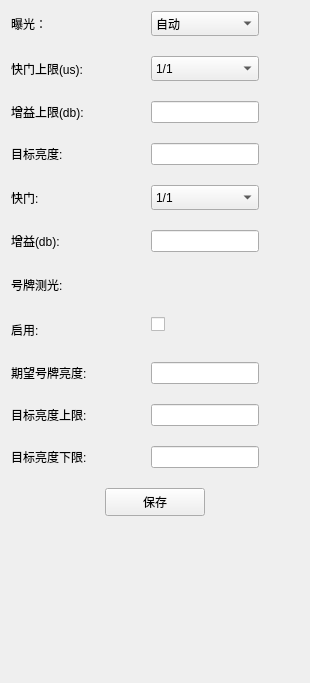
       <widget class="QWidget" name="page_2">
        <layout class="QVBoxLayout" name="verticalLayout_4">
         <property name="spacing">
          <number>20</number>
         </property>
         <item>
          <layout class="QHBoxLayout" name="horizontalLayout_3">
           <item>
            <layout class="QFormLayout" name="formLayout">
             <item row="1" column="0">
              <widget class="QLabel" name="label_16">
               <property name="text">
                <string>快门上限(us):</string>
               </property>
              </widget>
             </item>
             <item row="2" column="0">
              <widget class="QLabel" name="label_17">
               <property name="text">
                <string>增益上限(db):</string>
               </property>
              </widget>
             </item>
             <item row="3" column="0">
              <widget class="QLabel" name="label_18">
               <property name="text">
                <string>目标亮度:</string>
               </property>
              </widget>
             </item>
             <item row="6" column="0">
              <widget class="QLabel" name="label_19">
               <property name="minimumSize">
                <size>
                 <width>0</width>
                 <height>25</height>
                </size>
               </property>
               <property name="text">
                <string>号牌测光:</string>
               </property>
              </widget>
             </item>
             <item row="7" column="0">
              <widget class="QLabel" name="label_20">
               <property name="minimumSize">
                <size>
                 <width>0</width>
                 <height>25</height>
                </size>
               </property>
               <property name="text">
                <string>启用:</string>
               </property>
              </widget>
             </item>
             <item row="8" column="0">
              <widget class="QLabel" name="label_21">
               <property name="text">
                <string>期望号牌亮度:</string>
               </property>
              </widget>
             </item>
             <item row="9" column="0">
              <widget class="QLabel" name="label_22">
               <property name="text">
                <string>目标亮度上限:</string>
               </property>
              </widget>
             </item>
             <item row="10" column="0">
              <widget class="QLabel" name="label_23">
               <property name="text">
                <string>目标亮度下限:</string>
               </property>
              </widget>
             </item>
             <item row="0" column="0">
              <widget class="QLabel" name="label_15">
               <property name="minimumSize">
                <size>
                 <width>120</width>
                 <height>25</height>
                </size>
               </property>
               <property name="text">
                <string>曝光：</string>
               </property>
              </widget>
             </item>
             <item row="0" column="1">
              <widget class="QComboBox" name="cmb_exposure_mode">
               <property name="minimumSize">
                <size>
                 <width>0</width>
                 <height>25</height>
                </size>
               </property>
               <property name="currentIndex">
                <number>0</number>
               </property>
               <item>
                <property name="text">
                 <string>自动</string>
                </property>
               </item>
               <item>
                <property name="text">
                 <string>手动</string>
                </property>
               </item>
              </widget>
             </item>
             <item row="1" column="1">
              <widget class="QComboBox" name="cmb_exposure_kmsx">
               <property name="minimumSize">
                <size>
                 <width>0</width>
                 <height>25</height>
                </size>
               </property>
               <property name="currentIndex">
                <number>0</number>
               </property>
               <item>
                <property name="text">
                 <string>1/1</string>
                </property>
               </item>
               <item>
                <property name="text">
                 <string>1/2</string>
                </property>
               </item>
               <item>
                <property name="text">
                 <string>1/7.5</string>
                </property>
               </item>
               <item>
                <property name="text">
                 <string>1/10</string>
                </property>
               </item>
               <item>
                <property name="text">
                 <string>1/15</string>
                </property>
               </item>
               <item>
                <property name="text">
                 <string>1/25</string>
                </property>
               </item>
               <item>
                <property name="text">
                 <string>1/50</string>
                </property>
               </item>
               <item>
                <property name="text">
                 <string>1/100</string>
                </property>
               </item>
               <item>
                <property name="text">
                 <string>1/200</string>
                </property>
               </item>
               <item>
                <property name="text">
                 <string>1/240</string>
                </property>
               </item>
               <item>
                <property name="text">
                 <string>1/300</string>
                </property>
               </item>
               <item>
                <property name="text">
                 <string>1/400</string>
                </property>
               </item>
               <item>
                <property name="text">
                 <string>1/480</string>
                </property>
               </item>
               <item>
                <property name="text">
                 <string>1/960</string>
                </property>
               </item>
               <item>
                <property name="text">
                 <string>1/1024</string>
                </property>
               </item>
               <item>
                <property name="text">
                 <string>1/2000</string>
                </property>
               </item>
               <item>
                <property name="text">
                 <string>1/4000</string>
                </property>
               </item>
               <item>
                <property name="text">
                 <string>1/8000</string>
                </property>
               </item>
               <item>
                <property name="text">
                 <string>1/16000</string>
                </property>
               </item>
               <item>
                <property name="text">
                 <string>1/30000</string>
                </property>
               </item>
               <item>
                <property name="text">
                 <string>1/100000</string>
                </property>
               </item>
               <item>
                <property name="text">
                 <string>1/124000</string>
                </property>
               </item>
              </widget>
             </item>
             <item row="2" column="1">
              <widget class="QLineEdit" name="ledt_exposure_zysx">
               <property name="minimumSize">
                <size>
                 <width>0</width>
                 <height>22</height>
                </size>
               </property>
              </widget>
             </item>
             <item row="3" column="1">
              <widget class="QLineEdit" name="ledt_exposure_qwld">
               <property name="minimumSize">
                <size>
                 <width>0</width>
                 <height>22</height>
                </size>
               </property>
              </widget>
             </item>
             <item row="8" column="1">
              <widget class="QLineEdit" name="ledt_exposure_qwhpld">
               <property name="minimumSize">
                <size>
                 <width>0</width>
                 <height>22</height>
                </size>
               </property>
              </widget>
             </item>
             <item row="9" column="1">
              <widget class="QLineEdit" name="ledt_exposure_qwhpldsx">
               <property name="minimumSize">
                <size>
                 <width>0</width>
                 <height>22</height>
                </size>
               </property>
              </widget>
             </item>
             <item row="10" column="1">
              <widget class="QLineEdit" name="ledt_exposure_qwhpldxx">
               <property name="minimumSize">
                <size>
                 <width>0</width>
                 <height>22</height>
                </size>
               </property>
              </widget>
             </item>
             <item row="7" column="1">
              <widget class="QCheckBox" name="chk_exposure_qwhpenable">
               <property name="text">
                <string/>
               </property>
              </widget>
             </item>
             <item row="4" column="0">
              <widget class="QLabel" name="label_66">
               <property name="text">
                <string>快门:</string>
               </property>
              </widget>
             </item>
             <item row="4" column="1">
              <widget class="QComboBox" name="cmb_exposure_km">
               <property name="minimumSize">
                <size>
                 <width>0</width>
                 <height>25</height>
                </size>
               </property>
               <property name="currentIndex">
                <number>0</number>
               </property>
               <item>
                <property name="text">
                 <string>1/1</string>
                </property>
               </item>
               <item>
                <property name="text">
                 <string>1/2</string>
                </property>
               </item>
               <item>
                <property name="text">
                 <string>1/7.5</string>
                </property>
               </item>
               <item>
                <property name="text">
                 <string>1/10</string>
                </property>
               </item>
               <item>
                <property name="text">
                 <string>1/15</string>
                </property>
               </item>
               <item>
                <property name="text">
                 <string>1/25</string>
                </property>
               </item>
               <item>
                <property name="text">
                 <string>1/50</string>
                </property>
               </item>
               <item>
                <property name="text">
                 <string>1/100</string>
                </property>
               </item>
               <item>
                <property name="text">
                 <string>1/200</string>
                </property>
               </item>
               <item>
                <property name="text">
                 <string>1/240</string>
                </property>
               </item>
               <item>
                <property name="text">
                 <string>1/300</string>
                </property>
               </item>
               <item>
                <property name="text">
                 <string>1/400</string>
                </property>
               </item>
               <item>
                <property name="text">
                 <string>1/480</string>
                </property>
               </item>
               <item>
                <property name="text">
                 <string>1/960</string>
                </property>
               </item>
               <item>
                <property name="text">
                 <string>1/1024</string>
                </property>
               </item>
               <item>
                <property name="text">
                 <string>1/2000</string>
                </property>
               </item>
               <item>
                <property name="text">
                 <string>1/4000</string>
                </property>
               </item>
               <item>
                <property name="text">
                 <string>1/8000</string>
                </property>
               </item>
               <item>
                <property name="text">
                 <string>1/16000</string>
                </property>
               </item>
               <item>
                <property name="text">
                 <string>1/30000</string>
                </property>
               </item>
               <item>
                <property name="text">
                 <string>1/100000</string>
                </property>
               </item>
               <item>
                <property name="text">
                 <string>1/124000</string>
                </property>
               </item>
              </widget>
             </item>
             <item row="5" column="0">
              <widget class="QLabel" name="label_76">
               <property name="text">
                <string>增益(db):</string>
               </property>
              </widget>
             </item>
             <item row="5" column="1">
              <widget class="QLineEdit" name="ledt_exposure_zy">
               <property name="minimumSize">
                <size>
                 <width>0</width>
                 <height>22</height>
                </size>
               </property>
              </widget>
             </item>
            </layout>
           </item>
           <item>
            <spacer name="horizontalSpacer_3">
             <property name="orientation">
              <enum>Qt::Horizontal</enum>
             </property>
             <property name="sizeHint" stdset="0">
              <size>
               <width>40</width>
               <height>20</height>
              </size>
             </property>
            </spacer>
           </item>
          </layout>
         </item>
         <item>
          <layout class="QHBoxLayout" name="horizontalLayout_7">
           <item>
            <spacer name="horizontalSpacer_8">
             <property name="orientation">
              <enum>Qt::Horizontal</enum>
             </property>
             <property name="sizeHint" stdset="0">
              <size>
               <width>40</width>
               <height>20</height>
              </size>
             </property>
            </spacer>
           </item>
           <item>
            <widget class="QPushButton" name="btn_save_tab2">
             <property name="minimumSize">
              <size>
               <width>100</width>
               <height>28</height>
              </size>
             </property>
             <property name="text">
              <string>保存</string>
             </property>
            </widget>
           </item>
           <item>
            <spacer name="horizontalSpacer_9">
             <property name="orientation">
              <enum>Qt::Horizontal</enum>
             </property>
             <property name="sizeHint" stdset="0">
              <size>
               <width>40</width>
               <height>20</height>
              </size>
             </property>
            </spacer>
           </item>
          </layout>
         </item>
         <item>
          <spacer name="verticalSpacer_3">
           <property name="orientation">
            <enum>Qt::Vertical</enum>
           </property>
           <property name="sizeHint" stdset="0">
            <size>
             <width>20</width>
             <height>156</height>
            </size>
           </property>
          </spacer>
         </item>
        </layout>
       </widget>
